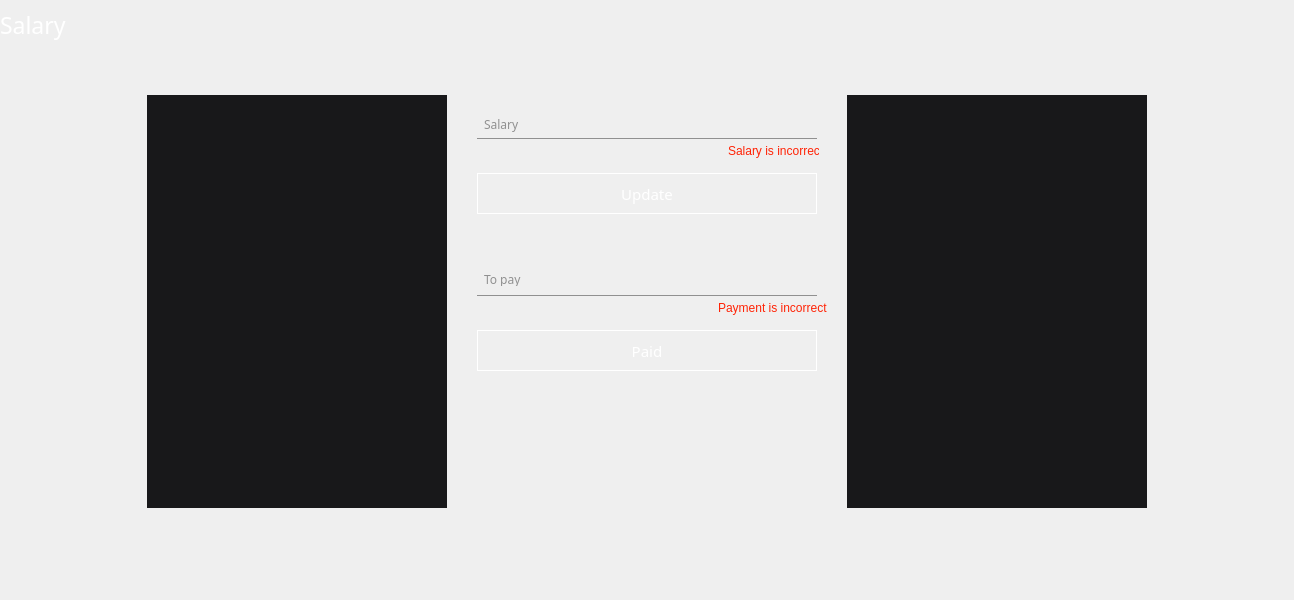
<?xml version="1.0" encoding="UTF-8"?>
<ui version="4.0">
 <class>SalaryForm</class>
 <widget class="QWidget" name="SalaryForm">
  <property name="geometry">
   <rect>
    <x>0</x>
    <y>0</y>
    <width>1294</width>
    <height>600</height>
   </rect>
  </property>
  <property name="minimumSize">
   <size>
    <width>1294</width>
    <height>600</height>
   </size>
  </property>
  <property name="maximumSize">
   <size>
    <width>1294</width>
    <height>600</height>
   </size>
  </property>
  <property name="windowTitle">
   <string>Form</string>
  </property>
  <widget class="QWidget" name="widget" native="true">
   <property name="geometry">
    <rect>
     <x>137</x>
     <y>85</y>
     <width>1020</width>
     <height>433</height>
    </rect>
   </property>
   <widget class="QTableWidget" name="tblWidgetColleagues">
    <property name="geometry">
     <rect>
      <x>10</x>
      <y>10</y>
      <width>300</width>
      <height>413</height>
     </rect>
    </property>
    <property name="font">
     <font>
      <family>Calibri</family>
      <pointsize>11</pointsize>
     </font>
    </property>
    <property name="autoFillBackground">
     <bool>true</bool>
    </property>
    <property name="styleSheet">
     <string notr="true">QTableWidget#tblWidgetColleagues
{
	background-color: #18181a;	
	color: #909090;	
	border:none;
	gridline-color:#18181a;	
	outline:none;
}

QTableWidget#tblWidgetColleagues::item:focus
{
	outline:none;
}

QTableWidget#tblWidgetColleagues::item:selected
{
	color:#ffffff;
	outline:none;
}

QTableWidget#tblWidgetColleagues QHeaderView::section:horizontal
{
	padding:7px 5px 0px 5px;	
    height:24px;
	font: 14px Leelawadee UI Semilight, sans-serif;
	color: #ffffff;
    border-style: none;
   /* border-left: 1px solid #909090;*/
    border-top: none;
    border-right: none;
    border-bottom: 1px solid #909090;
    background-color: transparent;	
 }

QTableWidget#tblWidgetColleagues::item
{
	border-left:1px solid #909090;	
}

QTableWidget#tblWidgetColleagues QHeaderView::section:horizontal:first
{
    border-left: none;	
}</string>
    </property>
    <property name="editTriggers">
     <set>QAbstractItemView::NoEditTriggers</set>
    </property>
    <property name="selectionBehavior">
     <enum>QAbstractItemView::SelectRows</enum>
    </property>
    <property name="sortingEnabled">
     <bool>true</bool>
    </property>
    <property name="wordWrap">
     <bool>false</bool>
    </property>
    <property name="cornerButtonEnabled">
     <bool>false</bool>
    </property>
    <attribute name="horizontalHeaderHighlightSections">
     <bool>false</bool>
    </attribute>
    <attribute name="horizontalHeaderShowSortIndicator" stdset="0">
     <bool>false</bool>
    </attribute>
    <attribute name="verticalHeaderVisible">
     <bool>false</bool>
    </attribute>
    <attribute name="verticalHeaderHighlightSections">
     <bool>false</bool>
    </attribute>
   </widget>
   <widget class="SalaryLineEdit" name="txtSalary">
    <property name="geometry">
     <rect>
      <x>340</x>
      <y>29</y>
      <width>340</width>
      <height>25</height>
     </rect>
    </property>
    <property name="font">
     <font>
      <family>Calibri</family>
      <pointsize>10</pointsize>
     </font>
    </property>
    <property name="styleSheet">
     <string notr="true">color:#ffffff;
border:none;
border-bottom:1px solid #909090;
background-color:transparent;
padding-left:7px;
padding-bottom:0px;</string>
    </property>
   </widget>
   <widget class="SalaryLabel" name="lblSalary">
    <property name="geometry">
     <rect>
      <x>347</x>
      <y>31</y>
      <width>47</width>
      <height>16</height>
     </rect>
    </property>
    <property name="font">
     <font>
      <family>Leelawadee UI Semilight</family>
      <pointsize>9</pointsize>
     </font>
    </property>
    <property name="styleSheet">
     <string notr="true">color:#909090;</string>
    </property>
    <property name="text">
     <string>Salary</string>
    </property>
   </widget>
   <widget class="QPushButton" name="btnUpdateSalary">
    <property name="geometry">
     <rect>
      <x>340</x>
      <y>88</y>
      <width>340</width>
      <height>41</height>
     </rect>
    </property>
    <property name="font">
     <font>
      <family>Leelawadee UI Semilight</family>
      <pointsize>11</pointsize>
     </font>
    </property>
    <property name="styleSheet">
     <string notr="true">QPushButton#btnUpdateSalary
{	
 	border:1px solid #ffffff;
	color:white;
	background-color:transparent;
 }

QPushButton#btnUpdateSalary:hover
{
 	color:#0992b1;
 } 

QPushButton#btnUpdateSalary:pressed
{
 	color:#0992b1;
	border: 1px solid #0992b1; 
	outline:none;
} </string>
    </property>
    <property name="text">
     <string>Update</string>
    </property>
   </widget>
   <widget class="SalaryLabel" name="lblToPay">
    <property name="geometry">
     <rect>
      <x>347</x>
      <y>188</y>
      <width>47</width>
      <height>13</height>
     </rect>
    </property>
    <property name="font">
     <font>
      <family>Leelawadee UI Semilight</family>
      <pointsize>9</pointsize>
     </font>
    </property>
    <property name="styleSheet">
     <string notr="true">color:#909090;</string>
    </property>
    <property name="text">
     <string>To pay</string>
    </property>
   </widget>
   <widget class="SalaryLineEdit" name="txtPaid">
    <property name="geometry">
     <rect>
      <x>340</x>
      <y>186</y>
      <width>340</width>
      <height>25</height>
     </rect>
    </property>
    <property name="font">
     <font>
      <family>Calibri</family>
      <pointsize>10</pointsize>
     </font>
    </property>
    <property name="styleSheet">
     <string notr="true">color:#ffffff;
border:none;
border-bottom:1px solid #909090;
background-color:transparent;
padding-left:7px;
padding-bottom:0px;</string>
    </property>
   </widget>
   <widget class="QPushButton" name="btnPaid">
    <property name="geometry">
     <rect>
      <x>340</x>
      <y>245</y>
      <width>340</width>
      <height>41</height>
     </rect>
    </property>
    <property name="font">
     <font>
      <family>Leelawadee UI Semilight</family>
      <pointsize>11</pointsize>
     </font>
    </property>
    <property name="styleSheet">
     <string notr="true">QPushButton#btnPaid
{	
 	border:1px solid #ffffff;
	color:white;
	background-color:transparent;
 }

QPushButton#btnPaid:hover
{
 	color:#0992b1;
 } 

QPushButton#btnPaid:pressed
{
 	color:#0992b1;
	border: 1px solid #0992b1; 
	outline:none;
} </string>
    </property>
    <property name="text">
     <string>Paid</string>
    </property>
   </widget>
   <widget class="QTableWidget" name="tblWidgetSalaryHistory">
    <property name="geometry">
     <rect>
      <x>710</x>
      <y>10</y>
      <width>300</width>
      <height>413</height>
     </rect>
    </property>
    <property name="font">
     <font>
      <family>Calibri</family>
      <pointsize>11</pointsize>
     </font>
    </property>
    <property name="styleSheet">
     <string notr="true">QTableWidget#tblWidgetSalaryHistory
{
	background-color: #18181a;	
	color: #909090;	
	border:none;
	gridline-color:#18181a;	
	outline:none;
}

QTableWidget#tblWidgetSalaryHistory::item:focus
{
	outline:none;
}

QTableWidget#tblWidgetSalaryHistory::item:selected
{
	color:#ffffff;
	outline:none;
}

QTableWidget#tblWidgetSalaryHistory QHeaderView::section:horizontal
{
	padding:7px 5px 0px 5px;	
    height:24px;
	font: 14px Leelawadee UI Semilight, sans-serif;
	color: #ffffff;
    border-style: none;
    border-left: 1px solid #909090;
    border-top: none;
    border-right: none;
    border-bottom: 1px solid #909090;
    background-color: transparent;	
 }

QTableWidget#tblWidgetSalaryHistory::item
{
	border-left:1px solid #909090;	
}

QTableWidget#tblWidgetSalaryHistory QHeaderView::section:horizontal:first
{
    border-left: none;	
}
</string>
    </property>
    <property name="editTriggers">
     <set>QAbstractItemView::DoubleClicked</set>
    </property>
    <property name="selectionBehavior">
     <enum>QAbstractItemView::SelectRows</enum>
    </property>
    <property name="sortingEnabled">
     <bool>false</bool>
    </property>
    <property name="wordWrap">
     <bool>false</bool>
    </property>
    <property name="cornerButtonEnabled">
     <bool>false</bool>
    </property>
    <attribute name="horizontalHeaderHighlightSections">
     <bool>false</bool>
    </attribute>
    <attribute name="verticalHeaderVisible">
     <bool>false</bool>
    </attribute>
    <attribute name="verticalHeaderHighlightSections">
     <bool>false</bool>
    </attribute>
   </widget>
   <widget class="QLabel" name="lblIncorrectSalary">
    <property name="geometry">
     <rect>
      <x>591</x>
      <y>58</y>
      <width>91</width>
      <height>16</height>
     </rect>
    </property>
    <property name="font">
     <font>
      <family>Arial</family>
     </font>
    </property>
    <property name="styleSheet">
     <string notr="true">color:rgb(255,35,6);
opacity: 0;</string>
    </property>
    <property name="text">
     <string>Salary is incorrect</string>
    </property>
   </widget>
   <widget class="QLabel" name="lblIncorrectPayment">
    <property name="geometry">
     <rect>
      <x>581</x>
      <y>215</y>
      <width>111</width>
      <height>16</height>
     </rect>
    </property>
    <property name="font">
     <font>
      <family>Arial</family>
     </font>
    </property>
    <property name="styleSheet">
     <string notr="true">color:rgb(255,35,6);
opacity: 0;</string>
    </property>
    <property name="text">
     <string>Payment is incorrect</string>
    </property>
   </widget>
   <widget class="QLabel" name="lblIncorrectInput">
    <property name="geometry">
     <rect>
      <x>340</x>
      <y>293</y>
      <width>341</width>
      <height>16</height>
     </rect>
    </property>
    <property name="font">
     <font>
      <family>Arial</family>
      <pointsize>10</pointsize>
     </font>
    </property>
    <property name="styleSheet">
     <string notr="true">color:red;
opacity: 0;</string>
    </property>
    <property name="text">
     <string/>
    </property>
   </widget>
   <zorder>txtPaid</zorder>
   <zorder>tblWidgetColleagues</zorder>
   <zorder>txtSalary</zorder>
   <zorder>lblSalary</zorder>
   <zorder>btnUpdateSalary</zorder>
   <zorder>lblToPay</zorder>
   <zorder>btnPaid</zorder>
   <zorder>tblWidgetSalaryHistory</zorder>
   <zorder>lblIncorrectSalary</zorder>
   <zorder>lblIncorrectPayment</zorder>
   <zorder>lblIncorrectInput</zorder>
  </widget>
  <widget class="QLabel" name="lblSalaryTitle">
   <property name="geometry">
    <rect>
     <x>0</x>
     <y>0</y>
     <width>100</width>
     <height>50</height>
    </rect>
   </property>
   <property name="font">
    <font>
     <family>Leelawadee UI Semilight</family>
     <pointsize>17</pointsize>
    </font>
   </property>
   <property name="styleSheet">
    <string notr="true">color: #ffffff;
background-color:transparent;</string>
   </property>
   <property name="text">
    <string>Salary</string>
   </property>
  </widget>
 </widget>
 <customwidgets>
  <customwidget>
   <class>SalaryLabel</class>
   <extends>QLabel</extends>
   <header location="global">CommonUiControllers/Views/Salary/SalaryLabel.h</header>
  </customwidget>
  <customwidget>
   <class>SalaryLineEdit</class>
   <extends>QLineEdit</extends>
   <header location="global">CommonUiControllers/Views/Salary/SalaryLineEdit.h</header>
  </customwidget>
 </customwidgets>
 <resources/>
 <connections/>
</ui>
